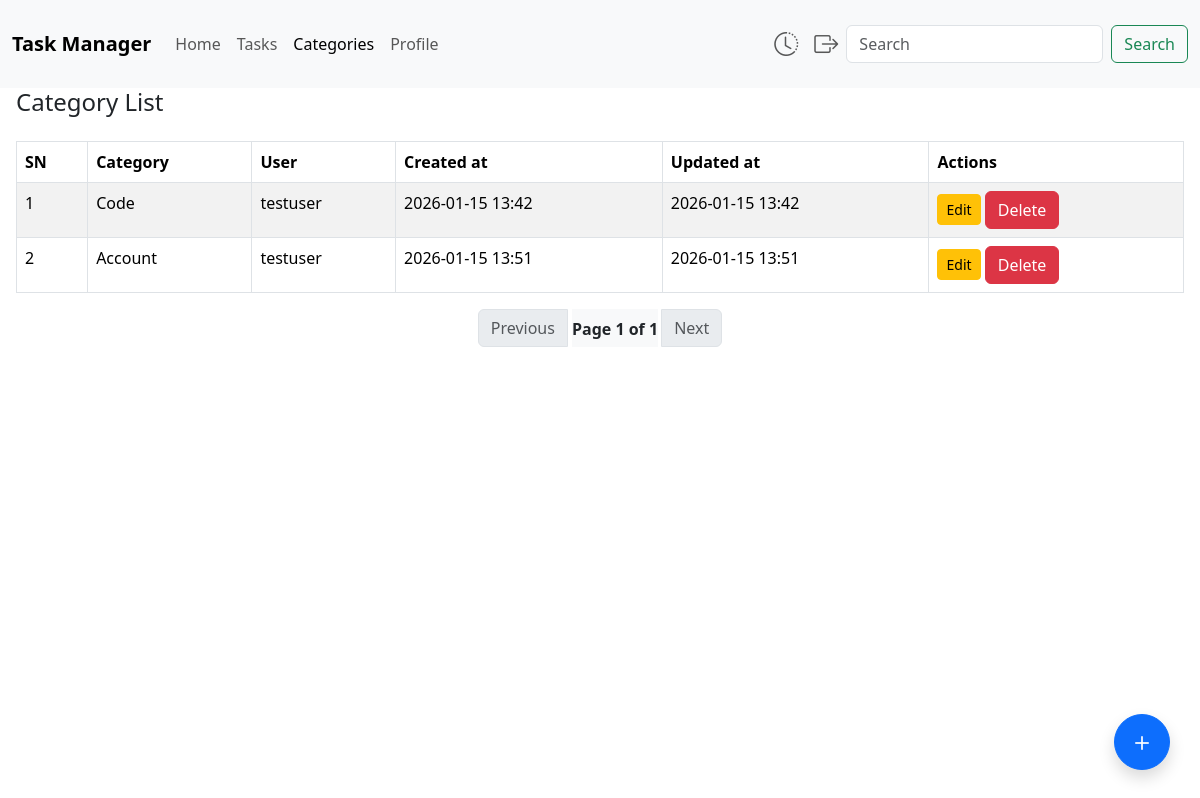
Screenshot of /categories/ (signed in) with the database file from the repository.
### category/models.py (models this page shows, shortened)
class Category(models.Model):
    name = models.CharField(max_length=20)
    user = models.ForeignKey(User, on_delete=models.CASCADE, related_name="categories")
    created_at = models.DateTimeField(auto_now_add=True)
    updated_at = models.DateTimeField(auto_now=True)

### category/views.py (the view)
# urls.py: path("", views.category_list, name="category_list"),
@login_required
def category_list(request):
    if request.user.profile.role == "admin":
        categories_qs= Category.objects.all()
    else:
        categories_qs= Category.objects.filter(user=request.user)
    paginator = Paginator(categories_qs, 10)
    page_number = request.GET.get('page')
    categories = paginator.get_page(page_number)
    return render (request, 'category.html', {"categories":categories})

### templates/category.html
{% extends "base/base.html" %}
{% block content %}
    <h4 class="mb-4">Category List</h4>
    <table class="table table-striped table-bordered">
        <thead>
            <tr>
                <th>SN</th>
                <th>Category</th>
                <th>User</th>
                <th>Created at</th>
                <th>Updated at</th>
                <th>Actions</th>
            </tr>
        </thead>
        <tbody>
            {% for category in categories %}
                <tr>
                    <td>{{forloop.counter}}</td>
                    <td>{{category.name}}</td>
                    <td>{{category.user.username}}</td>
                    <td>{{ category.created_at|date:"Y-m-d H:i" }}</td>
                    <td>{{ category.updated_at|date:"Y-m-d H:i" }}</td>
                    <td>
                        <a href="{% url "category_update" category.id %}" class="btn btn-sm btn-warning">Edit</a>
                        <a href="{% url "category_delete" category.id %}" class="btn btn-trash btn-danger">Delete</a>
                    </td>
                </tr>
            {% empty %}
            <tr>
                <td colspan="6" class="text-center">No categories found.</td>
            </tr>
            {% endfor %}
        </tbody>
    </table>
    <nav>
        <ul class="pagination justify-content-center">
            {% if categories.has_previous %}
                <li class="page-item">
                    <a href="?={{categories.previous_page_number}}" class="page_link">Previous</a>
                </li>
            {% else %}
                <li class="page-item disabled">
                    <span class="page-link">Previous</span>
                </li>
            {% endif %}
            <li class="page-item active pt-2 mx-1 bg-light">
                <span class="page_link fw-bold">
                    Page {{categories.number}} of {{categories.paginator.num_pages}}
                </span>
            </li>
            {% if categories.has_next %}
                <li class="page-item">
                    <a href="?page={{categories.next_page_number}}" class="page-link">Next</a>
                </li>
            {% else %}
                <li class="page-item disabled">
                    <span class="page-link">Next</span>
                </li>
            {% endif %}
        </ul>
    </nav>
    <a href="{% url "category_create" %}" class="btn btn-primary rounded-circle shadow fab-btn" title="Add Category">
        <i class="bi bi-plus"></i>
    </a>
{% endblock content %}

### static/styles.css (style rules this page uses)
.fab-btn { position: fixed; bottom: 30px; right: 30px; width: 56px; height: 56px; font-size: 28px; line-height: 42px; text-align: center; z-index: 1050; }

### rows the page displays
Category: name "Code", user.username "testuser", created_at "2026-01-15 13:42", updated_at "2026-01-15 13:42"
Category: name "Account", user.username "testuser", created_at "2026-01-15 13:51", updated_at "2026-01-15 13:51"

### other values shown
{{ categories.number }} "1"
{{ categories.paginator.num_pages }} "1"
